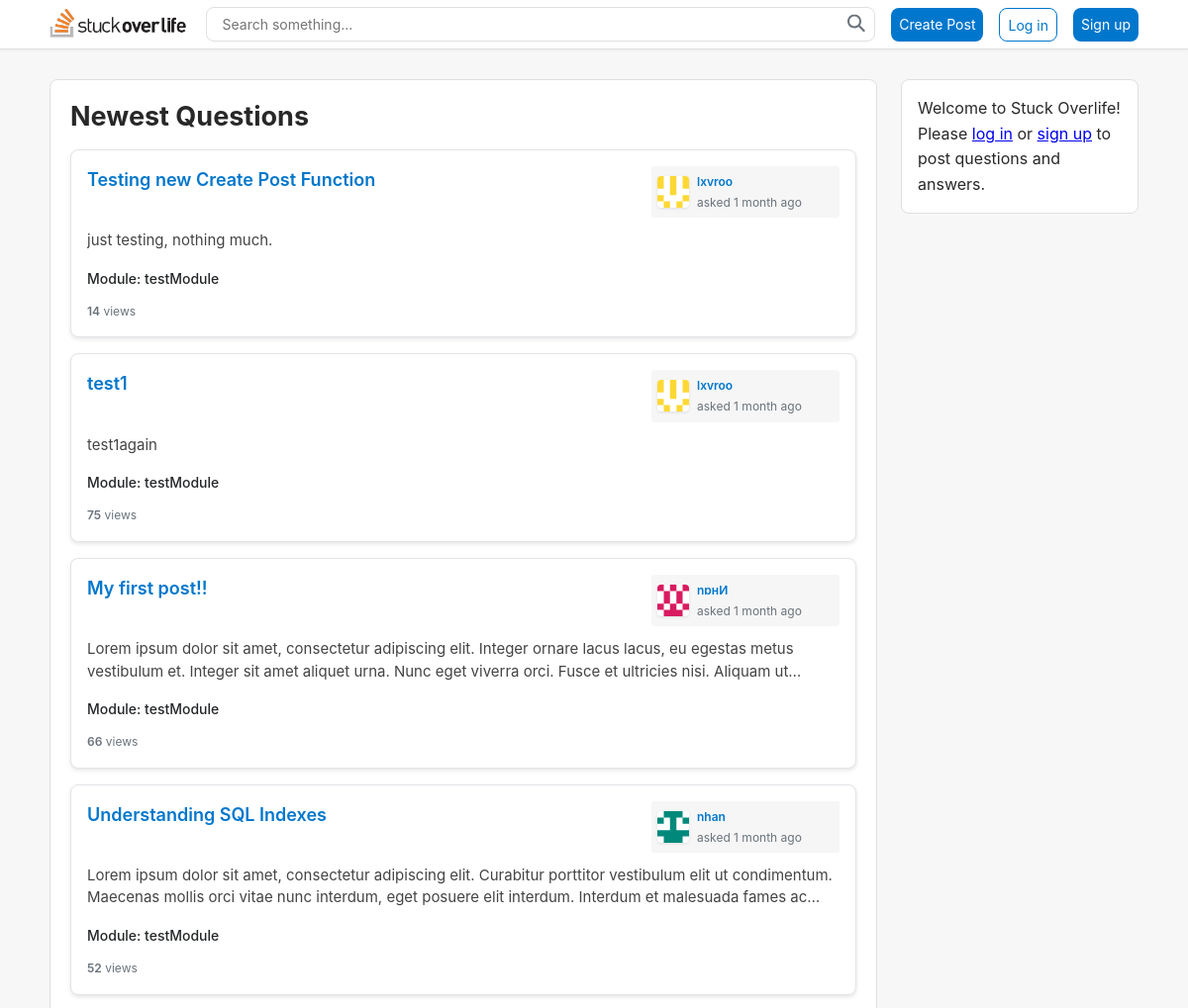
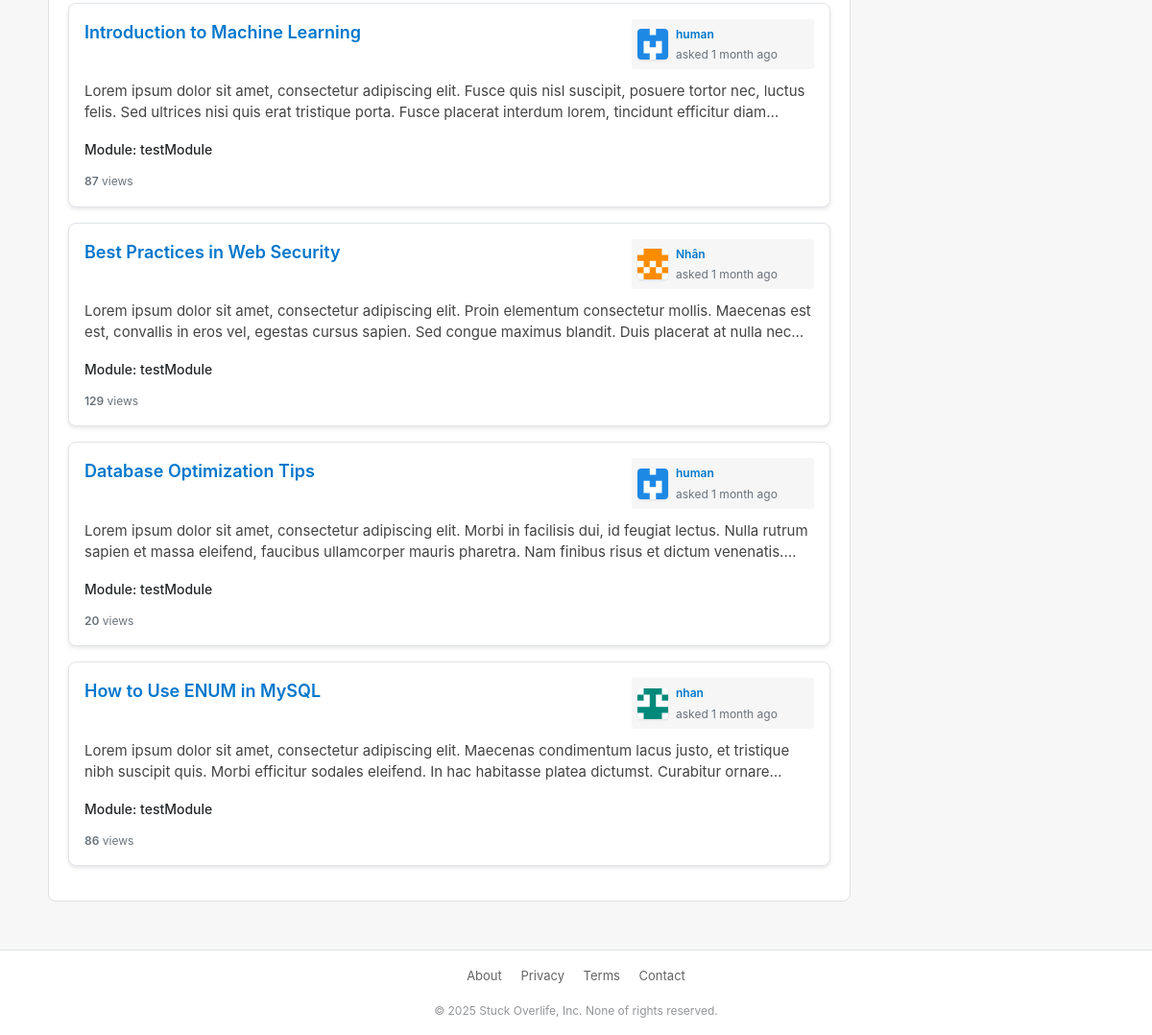
Before: / with the older database file (2 pictures, top to bottom).
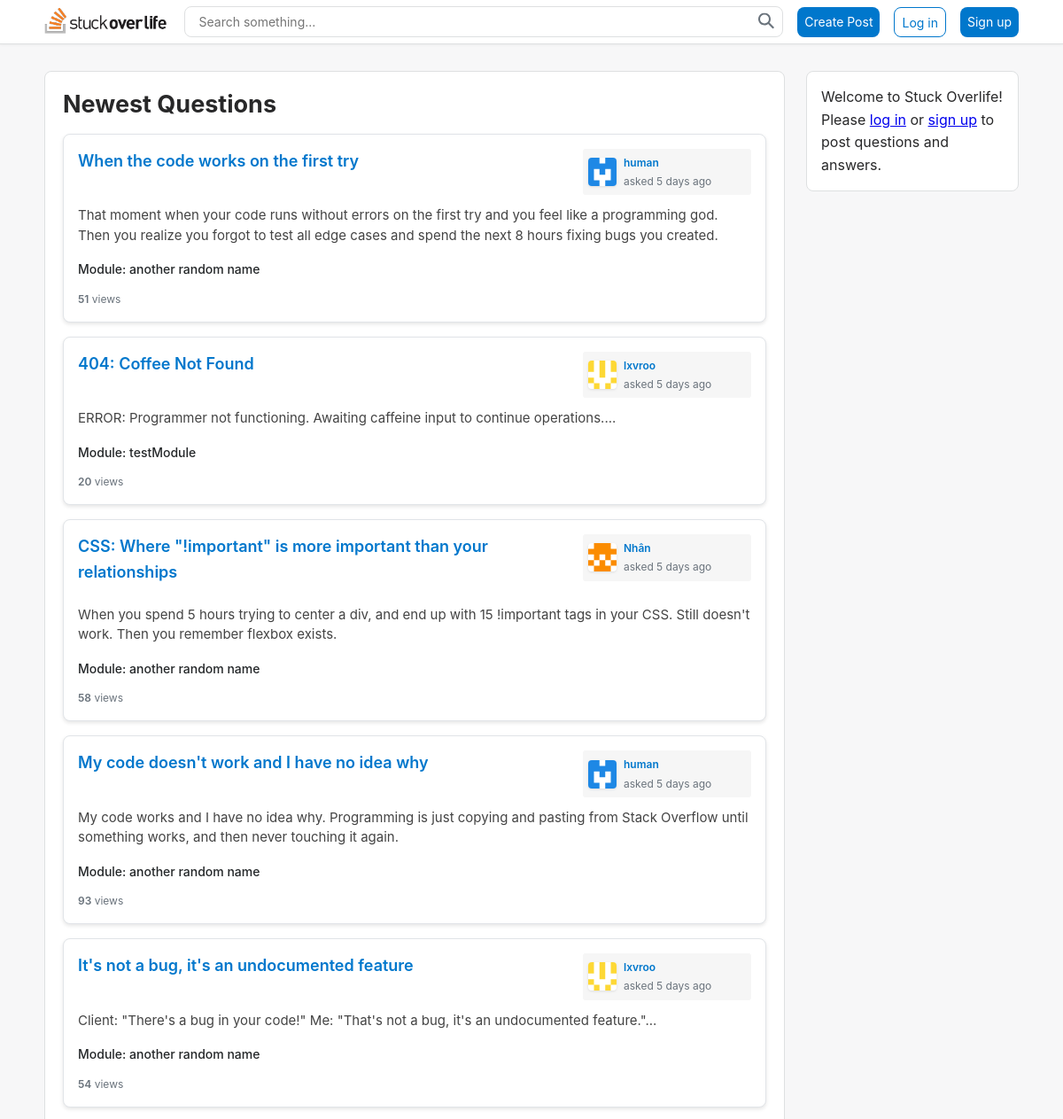
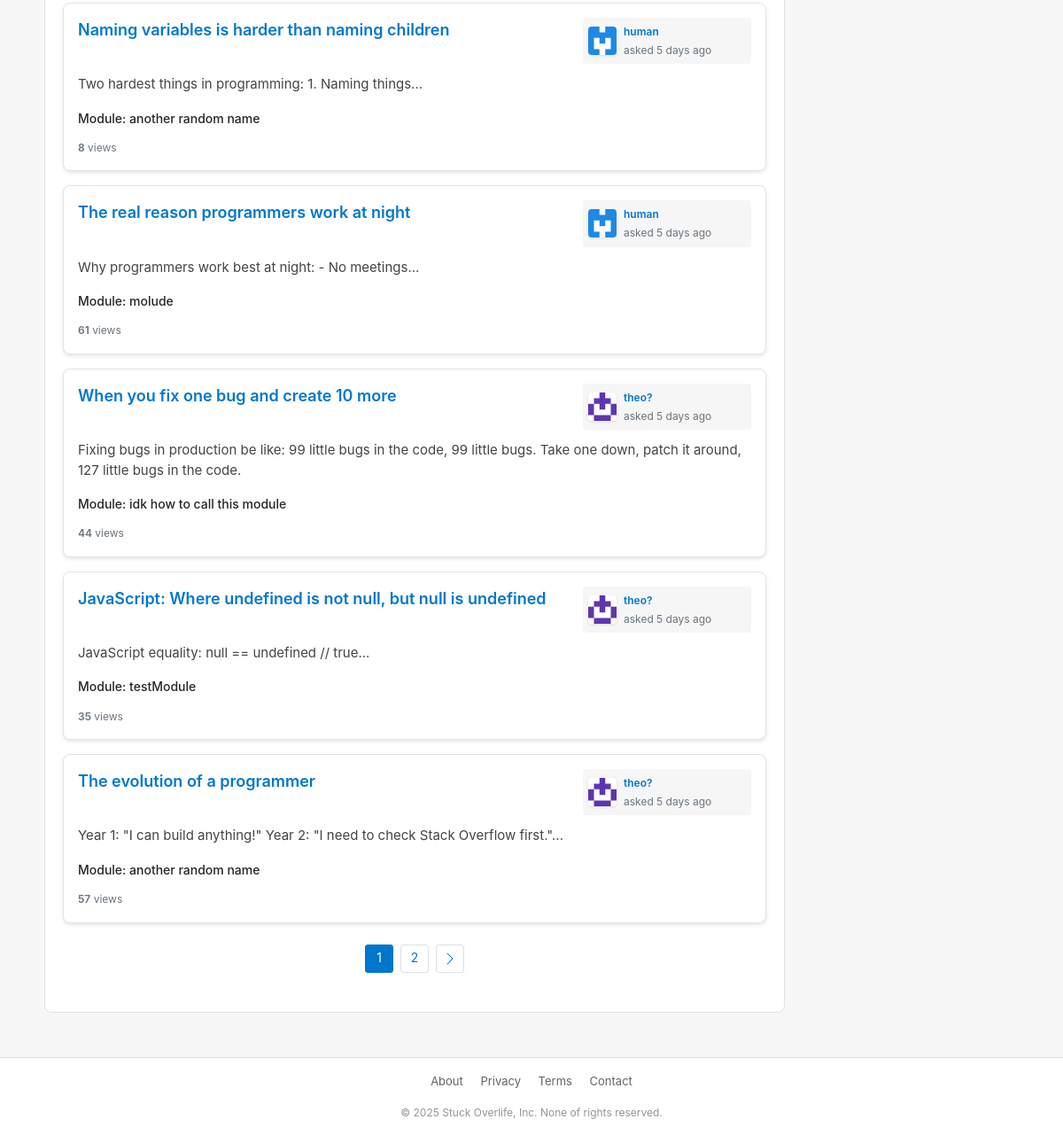
After: the same page with the newer database file (2 pictures, top to bottom).
### tables this page shows
CREATE TABLE `posts` (
  `PostID` int(11) NOT NULL,
  `title` varchar(255) NOT NULL,
  `content` text NOT NULL,
  `ModuleID` int(11) NOT NULL,
  `UserID` int(11) NOT NULL,
  `createdAt` datetime NOT NULL DEFAULT current_timestamp(),
  `updatedAt` datetime NOT NULL DEFAULT current_timestamp() ON UPDATE current_timestamp(),
  `AssetID` int(11) DEFAULT NULL,
  `viewCount` int(11) DEFAULT 0
);

CREATE TABLE `user` (
  `UserID` int(11) NOT NULL,
  `username` varchar(255) NOT NULL,
  `firstname` varchar(100) NOT NULL,
  `lastname` varchar(100) NOT NULL,
  `password` varchar(255) NOT NULL DEFAULT '',
  `avatar` varchar(100) DEFAULT NULL,
  `dob` date DEFAULT NULL,
  `bio` text DEFAULT NULL,
  `status` enum('Active','Blocked','Banned','Archived','Unknown') NOT NULL DEFAULT 'Active',
  `role` enum('user','admin') NOT NULL DEFAULT 'user',
  `createdAt` datetime NOT NULL DEFAULT current_timestamp()
);

CREATE TABLE `modules` (
  `ModuleID` int(11) NOT NULL,
  `moduleName` varchar(255) NOT NULL,
  `description` varchar(255) NOT NULL
);

### index.php (called while the page is built, shortened)
<?php
    try {
        include './includes/db.php';
        include './includes/functions.php';
        $currentPage = isset($_GET['page']) ? (int)$_GET['page'] : 1;
        $postsPerPage = 10;
        if (isset($_GET['search']) && !empty($_GET['search'])) {
            $searchTerm = trim($_GET['search']);
            $pagination = search($pdo, $searchTerm, $currentPage, $postsPerPage);
            $posts = $pagination['posts'];
        } else {
            $pagination = getPaginatedPosts($pdo, $currentPage, $postsPerPage);
            $posts = $pagination['posts'];
        }
        include './views/home.html.php';
    } catch (PDOException $e) {
        $title = 'An error has occurred';
        $output = 'Database error: ' . $e->getMessage();
    }
    include './views/layout.html.php';
?>

### includes/functions.php (called while the page is built, shortened)
<?php
    function timeAgo($datetime, $full = false) {
        static $now = null;
        try {
            if ($now === null) {
                $now = new DateTime();
            }
            $then = new DateTime($datetime);
            $diff = (array) $now->diff($then);
            $diff['w'] = floor($diff['d'] / 7);
            $diff['d'] -= $diff['w'] * 7;
            $string = array(
                'y' => 'year',
                'm' => 'month',
                'w' => 'week',
                'd' => 'day',
                'h' => 'hour',
                'i' => 'minute',
                's' => 'second',
            );
            foreach($string as $k => &$v) {
                if ($diff[$k]) {
                    $v = $diff[$k] . ' ' . $v . ($diff[$k] > 1 ? 's' : '');
                } else {
                    unset($string[$k]);
                }
            }
            if (!$full) $string = array_slice($string, 0, 1);
            return $string ? implode(', ', $string) . ' ago' : 'just now';
        } catch (Exception $e) {
            error_log('Error in timeAgo function: ' . $e->getMessage());
            return 'unknown time';
        }
    }
    function getPaginatedPosts($pdo, $page = 1, $postsPerPage = 10) {
        $offset = ($page - 1) * $postsPerPage;
        $stmt = $pdo->prepare(
            'SELECT posts.*, user.username, user.avatar, modules.moduleName
            FROM posts
            INNER JOIN user ON posts.userid = user.userid
            INNER JOIN modules ON posts.moduleid = modules.moduleid
            ORDER BY posts.createdAt DESC
            LIMIT :limit OFFSET :offset'
        );
        $stmt->bindValue(':limit', $postsPerPage, PDO::PARAM_INT);
        $stmt->bindValue(':offset', $offset, PDO::PARAM_INT);
        $stmt->execute();
        $posts = $stmt->fetchAll();
        $countQuery = $pdo->query('SELECT COUNT(*) as total FROM posts');
        $totalPosts = $countQuery->fetch()['total'];
        $totalPages = ceil($totalPosts / $postsPerPage);
        return [
            'posts' => $posts,
            'currentPage' => $page,
            'totalPages' => $totalPages,
            'totalPosts' => $totalPosts
        ];
    }
    function trimLine($content){
        $contents = strip_tags($content);
        $lines = explode("\n", $contents);
        $preview = array_slice($lines, 0, 2);
        $preview = implode("\n", $preview);
        if (count($lines) > 2 || strlen($contents) > strlen($preview)) {
            $preview = trim($preview) . '...';
        }
        return $preview;
    }
?>

### views/home.html.php (the view, shortened to what the changed rows need)
<?php if (empty($posts)): ?>
    <div class="no-results">
        <p>No posts found.</p>
    </div>
<?php else: ?>
    <?php foreach($posts as $post): ?>
        <div class="post">
            <div class="post-with-votes">
                <div class="post-main">
                    <div class="post-header">
                        <a class="post-title" href="/coursework/models/posts.php?id=<?= $post['PostID'] ?>"><?= htmlspecialchars($post['title'], ENT_QUOTES, 'UTF-8') ?></a>
                        <div class="user-info">
                            <div class="user-avatar">
                                <?php
                                    $avatar = htmlspecialchars($post['avatar'], ENT_QUOTES, 'UTF-8');
                                ?>
                                <img height="32px" src="/coursework/assets/images/random_pfp/<?= $avatar ?>" alt="User avatar">
                            </div>
                            <div class="user-info-details">
                                <a href="/coursework/models/profile.php?user_id=<?= htmlspecialchars($post['UserID'], ENT_QUOTES, 'UTF-8') ?>" class="user-name"><?= htmlspecialchars($post['username'], ENT_QUOTES, 'UTF-8') ?></a>
                                <span class="user-reputation">asked <?= timeAgo($post['createdAt']) ?></span>
                            </div>
                        </div>
                    </div>
                    <div class="post-content post-preview">
                        <?php echo trimLine($post['content']); ?>
                    </div>
                    <div class="post-module">
                        Module: <?= htmlspecialchars($post['moduleName'], ENT_QUOTES, 'UTF-8') ?>
                    </div>
                    <div class="post-stats">
                        <div class="post-stat">
                            <span class="post-stat-value"><?= htmlspecialchars($post['viewCount'], ENT_QUOTES, 'UTF-8') ?></span> views
                        </div>
                    </div>
                </div>
            </div>
        </div>
    <?php endforeach; ?>
    <?php if ($pagination['totalPages'] > 1): ?>
        <div class="pagination">
            <?php
                $queryParams = $_GET;
                unset($queryParams['page']);
                $queryString = http_build_query($queryParams);
                $queryString = !empty($queryString) ? '&' . $queryString : '';
            ?>
            <?php
                $range = 2;
                $startPage = max(1, $pagination['currentPage'] - $range);
                $endPage = min($pagination['totalPages'], $pagination['currentPage'] + $range);
            ?>
            <?php
            for ($i = $startPage; $i <= $endPage; $i++): ?>
                <a href="?page=<?= $i . $queryString ?>" class="pagination-link <?= $i === $pagination['currentPage'] ? 'pagination-active' : '' ?>">
                    <?= $i ?>
                </a>
            <?php endfor; ?>
            <?php if ($pagination['currentPage'] < $pagination['totalPages']): ?>
                <a href="?page=<?= $pagination['currentPage'] + 1 . $queryString ?>" class="pagination-link pagination-next">
                    <svg xmlns="http://www.w3.org/2000/svg" width="16" height="16" fill="currentColor" viewBox="0 0 16 16">
                        <path fill-rule="evenodd" d="M4.646 1.646a.5.5 0 0 1 .708 0l6 6a.5.5 0 0 1 0 .708l-6 6a.5.5 0 0 1-.708-.708L10.293 8 4.646 2.354a.5.5 0 0 1 0-.708z"/>
                    </svg>
                </a>
            <?php endif; ?>
        </div>
    <?php endif; ?>
<?php endif; ?>

Changed rows visible on the page:
no longer on this page (row edited): posts: title "Testing new Create Post Function", UserID.avatar (picture), UserID.username "lxvroo", createdAt "1 month ago", content "just testing, nothing much.", ModuleID.moduleName "testModule", viewCount "14"
no longer on this page (row edited): posts: title "test1", UserID.avatar (picture), UserID.username "lxvroo", createdAt "1 month ago", content "test1again", ModuleID.moduleName "testModule", viewCount "75"
no longer on this page (row edited): posts: title "My first post!!", UserID.avatar (picture), UserID.username "nɒʜИ", createdAt "1 month ago", content "Lorem ipsum dolor sit amet, consectetur adipiscing elit. Integer ornare lacus lacus, eu egestas metus vestibulum et. Integer sit amet aliquet urna. Nunc eget viverra orci. Fusce et ultricies nisi. Aliquam…", ModuleID.moduleName "testModule", viewCount "66"
no longer on this page (row edited): posts: title "Understanding SQL Indexes", UserID.avatar (picture), UserID.username "nhan", createdAt "1 month ago", content "Lorem ipsum dolor sit amet, consectetur adipiscing elit. Curabitur porttitor vestibulum elit ut condimentum. Maecenas mollis orci vitae nunc interdum, eget posuere elit interdum. Interdum et malesuada fames…", ModuleID.moduleName "testModule", viewCount "52"
no longer on this page (row edited): posts: title "Introduction to Machine Learning", UserID.avatar (picture), UserID.username "human", createdAt "1 month ago", content "Lorem ipsum dolor sit amet, consectetur adipiscing elit. Fusce quis nisl suscipit, posuere tortor nec, luctus felis. Sed ultrices nisi quis erat tristique porta. Fusce placerat interdum lorem, tincidunt efficitur…", ModuleID.moduleName "testModule", viewCount "87"
no longer on this page (row unchanged): posts: title "Best Practices in Web Security", UserID.avatar (picture), UserID.username "Nhân", createdAt "1 month ago", content "Lorem ipsum dolor sit amet, consectetur adipiscing elit. Proin elementum consectetur mollis. Maecenas est est, convallis in eros vel, egestas cursus sapien. Sed congue maximus blandit. Duis placerat at nulla…", ModuleID.moduleName "testModule", viewCount "129"
no longer on this page (row unchanged): posts: title "Database Optimization Tips", UserID.avatar (picture), UserID.username "human", createdAt "1 month ago", content "Lorem ipsum dolor sit amet, consectetur adipiscing elit. Morbi in facilisis dui, id feugiat lectus. Nulla rutrum sapien et massa eleifend, faucibus ullamcorper mauris pharetra. Nam finibus risus et dictum…", ModuleID.moduleName "testModule", viewCount "20"
no longer on this page (row unchanged): posts: title "How to Use ENUM in MySQL", UserID.avatar (picture), UserID.username "nhan", createdAt "1 month ago", content "Lorem ipsum dolor sit amet, consectetur adipiscing elit. Maecenas condimentum lacus justo, et tristique nibh suscipit quis. Morbi efficitur sodales eleifend. In hac habitasse platea dictumst. Curabitur…", ModuleID.moduleName "testModule", viewCount "86"
added posts: title "When the code works on the first try", UserID.avatar (picture), UserID.username "human", createdAt "5 days ago", content "That moment when your code runs without errors on the first try and you feel like a programming god. Then you realize you forgot to test all edge cases and spend the next 8 hours fixing bugs you created.", ModuleID.moduleName "another random name", viewCount "51"
added posts: title "404: Coffee Not Found", UserID.avatar (picture), UserID.username "lxvroo", createdAt "5 days ago", content "ERROR: Programmer not functioning. Awaiting caffeine input to continue operations....", ModuleID.moduleName "testModule", viewCount "20"
added posts: title "CSS: Where \"!important\" is more important than your relationships", UserID.avatar (picture), UserID.username "Nhân", createdAt "5 days ago", content "When you spend 5 hours trying to center a div, and end up with 15 !important tags in your CSS. Still doesn't work. Then you remember flexbox exists.", ModuleID.moduleName "another random name", viewCount "58"
added posts: title "My code doesn't work and I have no idea why", UserID.avatar (picture), UserID.username "human", createdAt "5 days ago", content "My code works and I have no idea why. Programming is just copying and pasting from Stack Overflow until something works, and then never touching it again.", ModuleID.moduleName "another random name", viewCount "93"
added posts: title "It's not a bug, it's an undocumented feature", UserID.avatar (picture), UserID.username "lxvroo", createdAt "5 days ago", content "Client: \"There's a bug in your code!\" Me: \"That's not a bug, it's an undocumented feature.\"...", ModuleID.moduleName "another random name", viewCount "54"
added posts: title "Naming variables is harder than naming children", UserID.avatar (picture), UserID.username "human", createdAt "5 days ago", content "Two hardest things in programming: 1. Naming things...", ModuleID.moduleName "another random name", viewCount "8"
added posts: title "The real reason programmers work at night", UserID.avatar (picture), UserID.username "human", createdAt "5 days ago", content "Why programmers work best at night: - No meetings...", ModuleID.moduleName "molude", viewCount "61"
added posts: title "When you fix one bug and create 10 more", UserID.avatar (picture), UserID.username "theo?", createdAt "5 days ago", content "Fixing bugs in production be like: 99 little bugs in the code, 99 little bugs. Take one down, patch it around, 127 little bugs in the code.", ModuleID.moduleName "idk how to call this module", viewCount "44"
added posts: title "JavaScript: Where undefined is not null, but null is undefined", UserID.avatar (picture), UserID.username "theo?", createdAt "5 days ago", content "JavaScript equality: null == undefined // true...", ModuleID.moduleName "testModule", viewCount "35"
added posts: title "The evolution of a programmer", UserID.avatar (picture), UserID.username "theo?", createdAt "5 days ago", content "Year 1: \"I can build anything!\" Year 2: \"I need to check Stack Overflow first.\"...", ModuleID.moduleName "another random name", viewCount "57"
Other visible differences:
new list line: "1"
new list line: "2"
